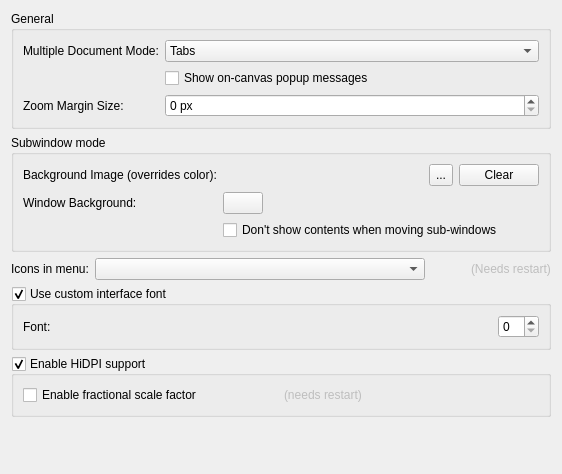
     <widget class="QWidget" name="Window">
      <attribute name="title">
       <string>Window</string>
      </attribute>
      <layout class="QFormLayout" name="formLayout">
       <property name="labelAlignment">
        <set>Qt::AlignLeading</set>
       </property>
       <item row="0" column="0" colspan="2">
        <widget class="QGroupBox" name="groupBox_3">
         <property name="title">
          <string>General</string>
         </property>
         <layout class="QFormLayout" name="formLayout_17">
          <item row="0" column="0">
           <widget class="QLabel" name="label_2">
            <property name="text">
             <string>Multiple Document Mode:</string>
            </property>
           </widget>
          </item>
          <item row="0" column="1">
           <widget class="QComboBox" name="m_cmbMDIType">
            <property name="currentIndex">
             <number>1</number>
            </property>
            <item>
             <property name="text">
              <string>Subwindows</string>
             </property>
            </item>
            <item>
             <property name="text">
              <string>Tabs</string>
             </property>
            </item>
           </widget>
          </item>
          <item row="1" column="1">
           <widget class="QCheckBox" name="m_chkCanvasMessages">
            <property name="text">
             <string>Show on-canvas popup messages</string>
            </property>
           </widget>
          </item>
          <item row="2" column="0">
           <widget class="QLabel" name="lblZoomMarginSize">
            <property name="text">
             <string>Zoom Margin Size:</string>
            </property>
            <property name="buddy">
             <cstring>intZoomMarginSize</cstring>
            </property>
           </widget>
          </item>
          <item row="2" column="1">
           <widget class="KisIntParseSpinBox" name="intZoomMarginSize">
            <property name="toolTip">
             <string>Spacing between the image and the page when zoomed to fit, in pixels</string>
            </property>
            <property name="suffix">
             <string> px</string>
            </property>
            <property name="maximum">
             <number>1024</number>
            </property>
            <property name="value">
             <number>0</number>
            </property>
           </widget>
          </item>
         </layout>
        </widget>
       </item>
       <item row="1" column="0" colspan="2">
        <widget class="QGroupBox" name="group_subWinMode">
         <property name="enabled">
          <bool>true</bool>
         </property>
         <property name="sizePolicy">
          <sizepolicy hsizetype="Preferred" vsizetype="Preferred">
           <horstretch>0</horstretch>
           <verstretch>0</verstretch>
          </sizepolicy>
         </property>
         <property name="title">
          <string>Subwindow mode</string>
         </property>
         <layout class="QFormLayout" name="formLayout_16">
          <item row="0" column="1">
           <widget class="QWidget" name="widget" native="true">
            <layout class="QHBoxLayout" name="horizontalLayout">
             <property name="leftMargin">
              <number>0</number>
             </property>
             <property name="topMargin">
              <number>0</number>
             </property>
             <property name="rightMargin">
              <number>0</number>
             </property>
             <property name="bottomMargin">
              <number>0</number>
             </property>
             <item>
              <widget class="QLabel" name="m_backgroundimage">
               <property name="sizePolicy">
                <sizepolicy hsizetype="MinimumExpanding" vsizetype="Preferred">
                 <horstretch>0</horstretch>
                 <verstretch>0</verstretch>
                </sizepolicy>
               </property>
               <property name="minimumSize">
                <size>
                 <width>200</width>
                 <height>0</height>
                </size>
               </property>
               <property name="frameShape">
                <enum>QFrame::NoFrame</enum>
               </property>
               <property name="text">
                <string/>
               </property>
              </widget>
             </item>
             <item>
              <widget class="QToolButton" name="m_bnFileName">
               <property name="sizePolicy">
                <sizepolicy hsizetype="Fixed" vsizetype="Minimum">
                 <horstretch>0</horstretch>
                 <verstretch>0</verstretch>
                </sizepolicy>
               </property>
               <property name="text">
                <string>...</string>
               </property>
              </widget>
             </item>
             <item>
              <widget class="QPushButton" name="clearBgImageButton">
               <property name="text">
                <string>Clear</string>
               </property>
              </widget>
             </item>
            </layout>
           </widget>
          </item>
          <item row="0" column="0">
           <widget class="QLabel" name="label_5">
            <property name="sizePolicy">
             <sizepolicy hsizetype="Preferred" vsizetype="Preferred">
              <horstretch>0</horstretch>
              <verstretch>0</verstretch>
             </sizepolicy>
            </property>
            <property name="text">
             <string>Background Image (overrides color):</string>
            </property>
           </widget>
          </item>
          <item row="1" column="0">
           <widget class="QLabel" name="label_4">
            <property name="text">
             <string>Window Background:</string>
            </property>
           </widget>
          </item>
          <item row="1" column="1">
           <widget class="KisColorButton" name="m_mdiColor">
            <property name="sizePolicy">
             <sizepolicy hsizetype="Fixed" vsizetype="Fixed">
              <horstretch>0</horstretch>
              <verstretch>0</verstretch>
             </sizepolicy>
            </property>
            <property name="text">
             <string/>
            </property>
           </widget>
          </item>
          <item row="2" column="1">
           <widget class="QCheckBox" name="m_chkRubberBand">
            <property name="sizePolicy">
             <sizepolicy hsizetype="Preferred" vsizetype="Fixed">
              <horstretch>0</horstretch>
              <verstretch>0</verstretch>
             </sizepolicy>
            </property>
            <property name="text">
             <string>Don't show contents when moving sub-windows</string>
            </property>
           </widget>
          </item>
         </layout>
        </widget>
       </item>
       <item row="2" column="0">
        <widget class="QLabel" name="label_23">
         <property name="text">
          <string>Icons in menu:</string>
         </property>
        </widget>
       </item>
       <item row="2" column="1">
        <widget class="QFrame" name="frame2">
         <layout class="QHBoxLayout" name="horizontalLayout_5">
          <property name="leftMargin">
            <number>0</number>
          </property>
          <property name="topMargin">
           <number>0</number>
          </property>
          <property name="rightMargin">
           <number>0</number>
          </property>
          <property name="bottomMargin">
           <number>0</number>
          </property>
          <item>
           <widget class="QComboBox" name="cmbIconsInMenu">
            <property name="sizePolicy">
             <sizepolicy hsizetype="MinimumExpanding" vsizetype="Fixed">
              <horstretch>0</horstretch>
              <verstretch>0</verstretch>
             </sizepolicy>
            </property>
           </widget>
          </item>
          <item>
           <spacer name="horizontalSpacer_6">
            <property name="orientation">
             <enum>Qt::Vertical</enum>
            </property>
            <property name="sizeType">
             <enum>QSizePolicy::Fixed</enum>
            </property>
            <property name="sizeHint" stdset="0">
             <size>
              <width>40</width>
              <height>0</height>
             </size>
            </property>
           </spacer>
          </item>
          <item>
           <widget class="QLabel" name="label_24">
            <property name="enabled">
             <bool>false</bool>
            </property>
            <property name="text">
             <string>(Needs restart)</string>
            </property>
           </widget>
          </item>
         </layout>
        </widget>
       </item>
       <item row="3" column="0" colspan="2">
        <widget class="QGroupBox" name="chkUseCustomFont">
         <property name="title">
          <string>Use custom interface font</string>
         </property>
         <property name="checkable">
          <bool>true</bool>
         </property>
         <layout class="QFormLayout" name="formLayout_2">
          <item row="0" column="0">
           <widget class="QLabel" name="label_3">
            <property name="text">
             <string>Font:</string>
            </property>
           </widget>
          </item>
          <item row="0" column="1">
           <widget class="QFrame" name="frame_7">
            <layout class="QHBoxLayout" name="horizontalLayout_6">
             <property name="leftMargin">
              <number>0</number>
             </property>
             <property name="topMargin">
              <number>0</number>
             </property>
             <property name="rightMargin">
              <number>0</number>
             </property>
             <property name="bottomMargin">
              <number>0</number>
             </property>
             <item>
              <widget class="KisFontComboBoxes" name="cmbCustomFont" native="true">
               <property name="sizePolicy">
                <sizepolicy hsizetype="MinimumExpanding" vsizetype="Preferred">
                 <horstretch>0</horstretch>
                 <verstretch>0</verstretch>
                </sizepolicy>
               </property>
              </widget>
             </item>
             <item>
              <widget class="QSpinBox" name="intFontSize"/>
             </item>
            </layout>
           </widget>
          </item>
         </layout>
        </widget>
       </item>
       <item row="4" column="0" colspan="2">
        <widget class="QGroupBox" name="m_chkHiDPI">
         <property name="title">
          <string>Enable HiDPI support</string>
         </property>
         <property name="checkable">
          <bool>true</bool>
         </property>
         <layout class="QVBoxLayout" name="verticalLayout_4">
          <item>
           <widget class="QWidget" name="m_wdgHiDPIFractionalScaling" native="true">
            <layout class="QHBoxLayout" name="horizontalLayout_8">
             <property name="leftMargin">
              <number>0</number>
             </property>
             <property name="topMargin">
              <number>0</number>
             </property>
             <property name="rightMargin">
              <number>0</number>
             </property>
             <property name="bottomMargin">
              <number>0</number>
             </property>
             <item>
              <widget class="QCheckBox" name="m_chkHiDPIFractionalScaling">
               <property name="text">
                <string>Enable fractional scale factor</string>
               </property>
              </widget>
             </item>
             <item>
              <spacer name="horizontalSpacer_4">
               <property name="orientation">
                <enum>Qt::Vertical</enum>
               </property>
               <property name="sizeHint" stdset="0">
                <size>
                 <width>0</width>
                 <height>0</height>
                </size>
               </property>
              </spacer>
             </item>
             <item>
              <widget class="QLabel" name="label_16">
               <property name="enabled">
                <bool>false</bool>
               </property>
               <property name="text">
                <string>(needs restart)</string>
               </property>
              </widget>
             </item>
            </layout>
           </widget>
          </item>
         </layout>
        </widget>
       </item>
       <item row="5" column="0" colspan="2">
        <spacer name="verticalSpacer_4">
         <property name="orientation">
          <enum>Qt::Vertical</enum>
         </property>
         <property name="sizeHint" stdset="0">
          <size>
           <width>20</width>
           <height>40</height>
          </size>
         </property>
        </spacer>
       </item>
      </layout>
     </widget>
